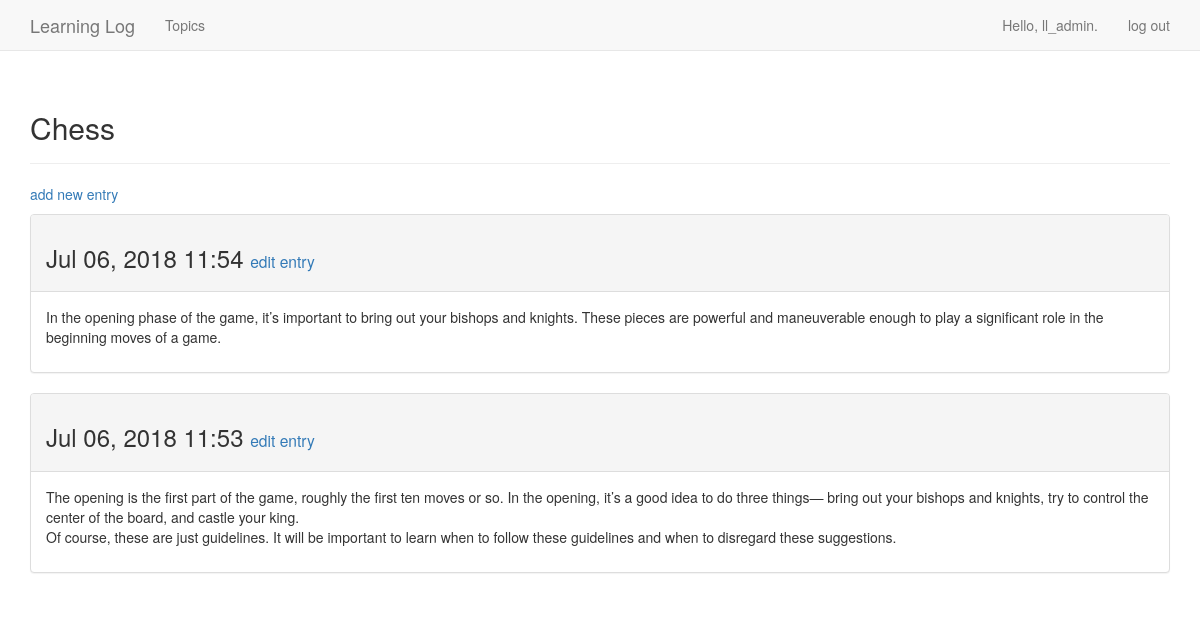
The page /topics/1/ (signed in) on the database its author committed.
### learning_logs/models.py (models this page shows, shortened)
class Topic(models.Model):
    text = models.CharField(max_length=200)
    date_added = models.DateTimeField(auto_now_add=True)
    owner = models.ForeignKey(User, on_delete=models.CASCADE)
    def __str__(self):
        return self.text

class Entry(models.Model):
    topic = models.ForeignKey(Topic, on_delete=models.CASCADE)
    text = models.TextField()
    date_added = models.DateTimeField(auto_now_add=True)
    class Meta:
        verbose_name_plural = "entries"

### learning_logs/views.py (the view)
# urls.py: url(r'^topics/(?P<topic_id>\d+)/$', views.topic, name='topic'),
@login_required
def topic(request, topic_id):
    topic = get_object_or_404(Topic, id=topic_id)
    if topic.owner != request.user:
        raise Http404
    entries = topic.entry_set.order_by('-date_added')
    context = {'topic': topic, 'entries': entries}
    return render(request, 'learning_logs/topic.html', context)

### learning_logs/templates/learning_logs/topic.html
{% extends 'learning_logs/base.html' %}
{% block header %}
    <h2>{{ topic }}</h2>
{% endblock header %}
{% block content %}
    <p>
        <a href="{% url 'learning_logs:new_entry' topic.id %}">add new entry</a>
    </p>
    {% for entry in entries %}
        <div class="panel panel-default">
            <div class="panel-heading">
                <h3>
                    {{ entry.date_added|date:'M d, Y H:i'}}
                    <small>
                        <a href="{% url 'learning_logs:edit_entry' entry.id %}">
                            edit entry</a>
                    </small>
                </h3>
            </div>
            <div class="panel-body">
                {{ entry.text|linebreaks }}
            </div>
        </div>
    {% empty %}
        There are no entries for this topic yet.
    {% endfor %}
{% endblock content %}

### learning_logs/templates/learning_logs/base.html (shortened to what this page needs)
{% load bootstrap3 %}
<!DOCTYPE html>
<html lang="en">
<head>
  {% bootstrap_css %}
</head>
<body>
  <nav class="navbar navbar-default navbar-static-top">
    <div class="container">
      <div class="navbar-header">
        <a href="{% url 'learning_logs:index' %}" class="navbar-brand">
          Learning Log</a>
      </div>
      <div class="navbar-collapse collapse" id="navbar">
        <ul class="nav navbar-nav">
          <li><a href="{% url 'learning_logs:topics' %}">Topics</a></li>
        </ul>
        <ul class="nav navbar-nav navbar-right">
          {% if user.is_authenticated %}
            <li><a>Hello, {{ user.username}}.</a></li>
            <li><a href="{% url 'users:logout' %}">log out</a></li>
          {% else %}
            <li><a href="{% url 'users:register' %}">register</a></li>
            <li><a href="{% url 'users:login' %}">log in</a></li>
          {% endif %}
        </ul>
      </div>
    </div>
  </nav>
  <div class="container">
    <div class="page-header">
      {% block header %}{% endblock header %}
    </div>
    <div>
      {% block content %}{% endblock content %}
    </div>
  </div>
</body>
</html>

### rows shown on the page
Topic: text "Chess"
Entry: date_added "Jul 06, 2018 11:54", text "In the opening phase of the game, it’s important to bring out your bishops and knights. These pieces are powerful and maneuverable enough to play a significant role in the beginning moves of a game."
Entry: date_added "Jul 06, 2018 11:53", text "The opening is the first part of the game, roughly the first ten moves or so. In the opening, it’s a good idea to do three things— bring out your bishops and knights, try to control the center of the board, and castle your king. Of course, these are just guidelines. It will be important to learn when to follow these guidelines and when to disregard these suggestions."

### other values the page prints
{{ user.username }} "ll_admin"
